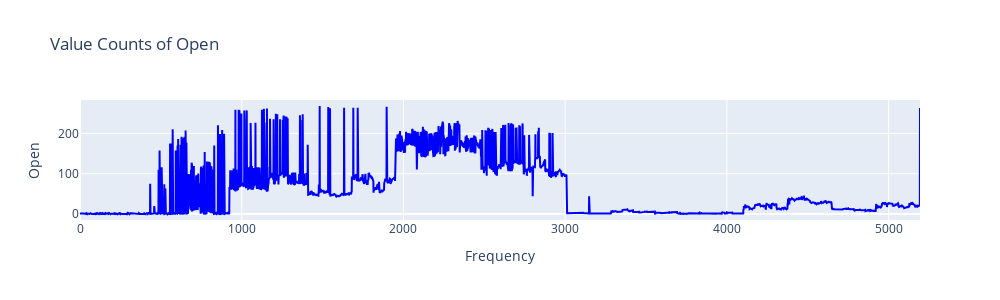
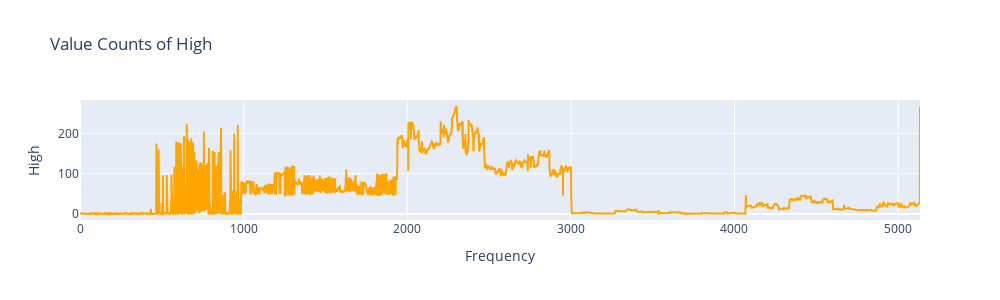
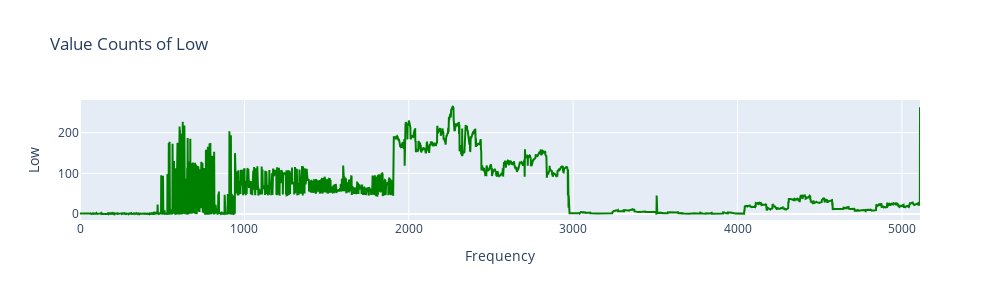
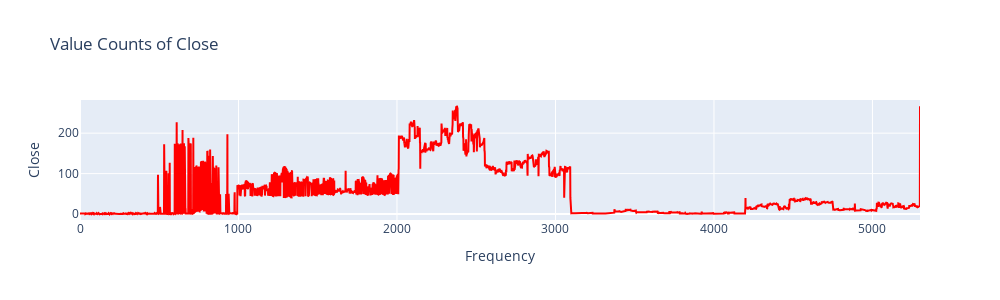

The cell these charts' notebook holds for them, in order:
### Markdown cell above
> Count Plot

### Code cell
import plotly.express as px
import plotly.graph_objects as go

colors = ["blue", "orange", "green", "red", "violet", "pink", "magenta"]

for col, color in zip(ds.iloc[:, :-1], colors):
    counts = ds[col].value_counts()
    
    fig = go.Figure(data=go.Scatter(
        y=counts.keys(),      # same as counts.index
        mode='lines',   # line with points
        line=dict(color=color, width=2)))
    
    fig.update_layout(
        title=f'Value Counts of {col}',
        yaxis_title=f'{col}',
        xaxis_title='Frequency',
        width=1000,   # width in pixels
        height=300 )  # height in pixels

    fig.show()

### Figure 1 — Plotly figure (JSON) as saved in the notebook; plotly's stock layout.template omitted (floating-point values rounded to 4 significant figures; data arrays with more than 128 entries replaced by an {"elided": "..."} marker saying what was removed)
{"data": [{"line": {"color": "blue", "width": 2}, "mode": "lines", "type": "scatter", "y": {"elided": "5195 float values"}}], "layout": {"height": 300, "title": {"text": "Value Counts of Open"}, "width": 1000, "xaxis": {"autorange": true, "range": [0, 5194], "title": {"text": "Frequency"}}, "yaxis": {"autorange": true, "range": [-14.67, 282.8], "title": {"text": "Open"}, "type": "linear"}}}

### Figure 2 — Plotly figure (JSON) as saved in the notebook; plotly's stock layout.template omitted (floating-point values rounded to 4 significant figures; data arrays with more than 128 entries replaced by an {"elided": "..."} marker saying what was removed)
{"data": [{"line": {"color": "orange", "width": 2}, "mode": "lines", "type": "scatter", "y": {"elided": "5135 float values"}}], "layout": {"height": 300, "title": {"text": "Value Counts of High"}, "width": 1000, "xaxis": {"autorange": true, "range": [0, 5134], "title": {"text": "Frequency"}}, "yaxis": {"autorange": true, "range": [-14.68, 282.9], "title": {"text": "High"}, "type": "linear"}}}

### Figure 3 — Plotly figure (JSON) as saved in the notebook; plotly's stock layout.template omitted (floating-point values rounded to 4 significant figures; data arrays with more than 128 entries replaced by an {"elided": "..."} marker saying what was removed)
{"data": [{"line": {"color": "green", "width": 2}, "mode": "lines", "type": "scatter", "y": {"elided": "5111 float values"}}], "layout": {"height": 300, "title": {"text": "Value Counts of Low"}, "width": 1000, "xaxis": {"autorange": true, "range": [0, 5110], "title": {"text": "Frequency"}}, "yaxis": {"autorange": true, "range": [-14.54, 280.1], "title": {"text": "Low"}, "type": "linear"}}}

### Figure 4 — Plotly figure (JSON) as saved in the notebook; plotly's stock layout.template omitted (floating-point values rounded to 4 significant figures; data arrays with more than 128 entries replaced by an {"elided": "..."} marker saying what was removed)
{"data": [{"line": {"color": "red", "width": 2}, "mode": "lines", "type": "scatter", "y": {"elided": "5301 float values"}}], "layout": {"height": 300, "title": {"text": "Value Counts of Close"}, "width": 1000, "xaxis": {"autorange": true, "range": [0, 5300], "title": {"text": "Frequency"}}, "yaxis": {"autorange": true, "range": [-14.63, 281.9], "title": {"text": "Close"}, "type": "linear"}}}
